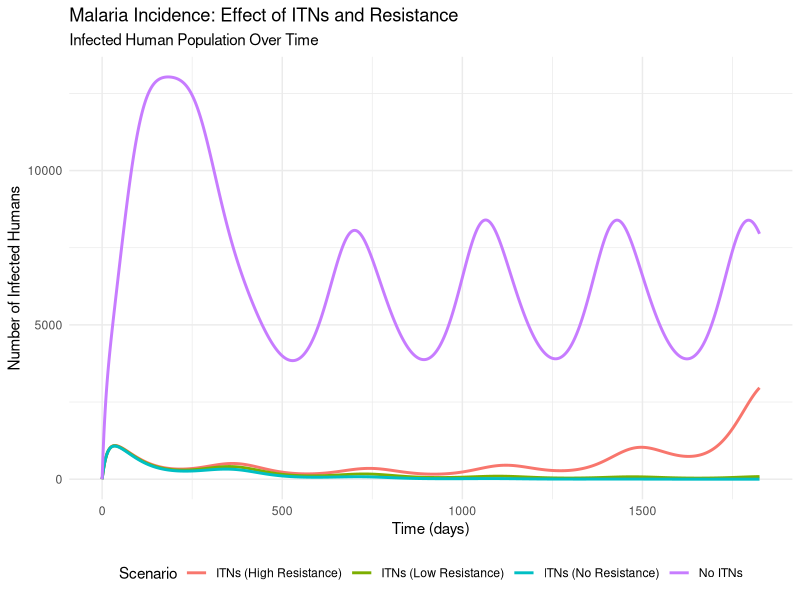
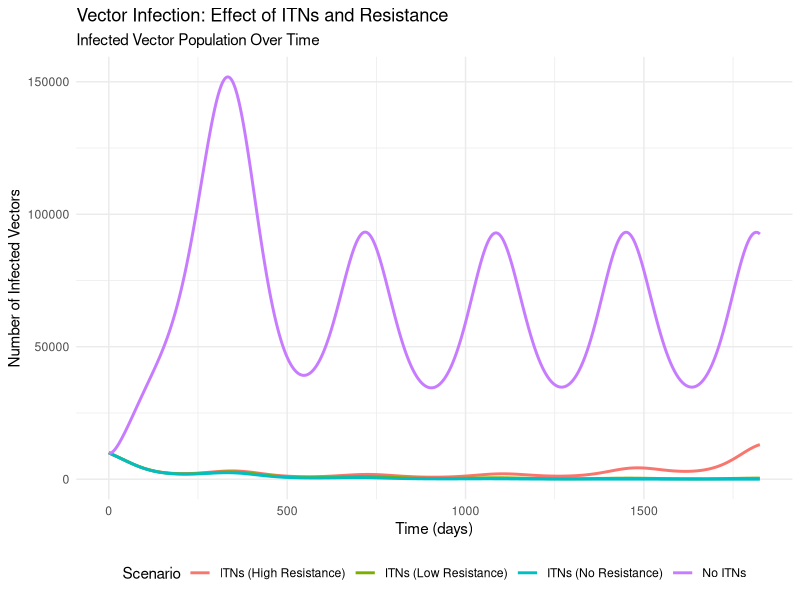
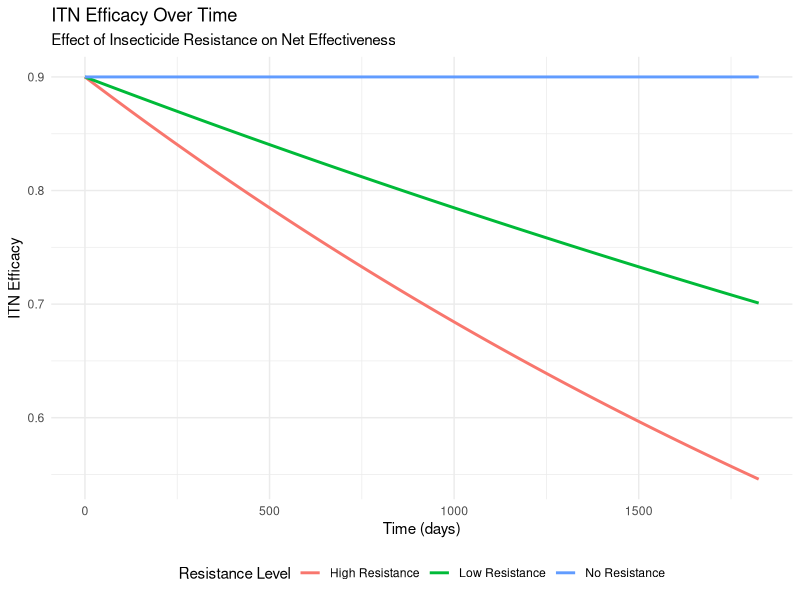

Write R code to recreate these figures, in order.
library(tidyverse)
library(deSolve)

# -------- FUNCTION -------------
# 1. Define the SIR model with ITN effects and resistance
sir_si_itn <- function(t, y, parms) {
  with(as.list(c(y, parms)), {
    Nh  <-  Sh + Ih + Rh
    Nv  <-  Sv + Iv 
    
    # ITN effectiveness decreases over time due to resistance
    current_efficacy <- itn_efficacy * exp(-resistance_rate * t/365)
    
    # Effective ITN coverage (coverage * current efficacy)
    effective_itn_coverage <- itn_coverage * current_efficacy
    
    # Transmission reduction factor due to ITNs
    transmission_reduction <- (1 - effective_itn_coverage)
    
    # Modified transmission rates with ITN effects
    beta_h_to_v <- beta * transmission_reduction
    beta_v_to_h <- beta * transmission_reduction
    
    dSh <-  -beta_v_to_h*Sh*(Nv/Nh)*(Iv/Nv)/4 + (alpha*Rh)
    dIh <-  beta_v_to_h*Sh*(Nv/Nh)*(Iv/Nv)/4 - (gammah*Ih)
    dRh <-  (gammah*Ih) - (alpha*Rh)
    dSv <-  r*Nv*(1-(Nv/K)) - beta_h_to_v*Sv*(Ih/Nh)/4 - (1+sin(t*2*pi/365))/5* d*Sv
    dIv <-  beta_h_to_v*Sv*(Ih/Nh)/4 - (1+sin(t*2*pi/365))/5*d*Iv
    
    return(list(c(dSh, dIh, dRh, dSv, dIv)))
  })
}

# -------------------------
# 2. Define the parameters
# -------------------------
# Daily resolution over 5 years (0-1825 days -> 1826 time points), matching
# the Python implementation's `np.arange(0, simulation_days + 1, 1)`.
# NOTE: an earlier version used `dt <- (1:365) * 5`, which only produced 365
# time points spaced 5 days apart (5, 10, ..., 1825) instead of a daily series.
dt <- 0:(365 * 5)
R0 <- 2
infectious_period <- 14
gammah <- 1/infectious_period
alpha <- 1/365
beta = betah = betav <- R0 * gammah
K <- 5e5; d <- 1/28; r <- 0.08

# ITN parameters
itn_coverage <- 0.8
itn_efficacy <- 0.9
resistance_rate <- 0.1

params <- c(
  beta = beta,
  gammah = gammah,
  K = K, d = d, r = r,
  alpha = alpha,
  itn_coverage = itn_coverage,
  itn_efficacy = itn_efficacy,
  resistance_rate = resistance_rate
)

# ---------------------------------
# 3. Define the initial conditions
# ---------------------------------
Nh = 200000; Nv = 2*Nh
I0h =  1
I0v = 10000
inits <- c(Sh = Nh - I0h, Ih = I0h, Rh = 0,
           Sv = Nv - I0v, Iv = I0v)

# -------------------------
# 4. Run simulations
# -------------------------
# Scenario 1: No ITNs
params_no_itn <- params
params_no_itn["itn_coverage"] <- 0

results_no_itn <- deSolve::lsoda(
  y = inits, times = dt, func = sir_si_itn,
  parms = params_no_itn, hmax = 0.1
) |> as.data.frame() |> mutate(scenario = "No ITNs")

# Scenario 2: ITNs with no resistance
params_no_resistance <- params
params_no_resistance["resistance_rate"] <- 0

results_no_resistance <- deSolve::lsoda(
  y = inits, times = dt, func = sir_si_itn,
  parms = params_no_resistance, hmax = 0.1
) |> as.data.frame() |> mutate(scenario = "ITNs (No Resistance)")

# Scenario 3: ITNs with low resistance
params_low_resistance <- params
params_low_resistance["resistance_rate"] <- 0.05

results_low_resistance <- deSolve::lsoda(
  y = inits, times = dt, func = sir_si_itn,
  parms = params_low_resistance, hmax = 0.1
) |> as.data.frame() |> mutate(scenario = "ITNs (Low Resistance)")

# Scenario 4: ITNs with high resistance
results_high_resistance <- deSolve::lsoda(
  y = inits, times = dt, func = sir_si_itn,
  parms = params, hmax = 0.1
) |> as.data.frame() |> mutate(scenario = "ITNs (High Resistance)")

# Combine all results
all_results <- bind_rows(
  results_no_itn,
  results_no_resistance,
  results_low_resistance,
  results_high_resistance
)

# -------------------------
# 5. Create plots
# -------------------------
human_infected_plot <- all_results %>%
  ggplot(aes(x = time, y = Ih, color = scenario)) +
  geom_line(linewidth = 1) +
  labs(
    title = "Malaria Incidence: Effect of ITNs and Resistance",
    subtitle = "Infected Human Population Over Time",
    x = "Time (days)", y = "Number of Infected Humans", color = "Scenario"
  ) + theme_minimal() + theme(legend.position = "bottom")

vector_infected_plot <- all_results %>%
  ggplot(aes(x = time, y = Iv, color = scenario)) +
  geom_line(linewidth = 1) +
  labs(
    title = "Vector Infection: Effect of ITNs and Resistance",
    subtitle = "Infected Vector Population Over Time",
    x = "Time (days)", y = "Number of Infected Vectors", color = "Scenario"
  ) + theme_minimal() + theme(legend.position = "bottom")

efficacy_data <- data.frame(
  time = dt,
  efficacy_no_resistance = params_no_resistance["itn_efficacy"] * exp(-params_no_resistance["resistance_rate"] * dt/365),
  efficacy_low_resistance = params_low_resistance["itn_efficacy"] * exp(-params_low_resistance["resistance_rate"] * dt/365),
  efficacy_high_resistance = params["itn_efficacy"] * exp(-params["resistance_rate"] * dt/365)
) %>%
  pivot_longer(cols = -time, names_to = "resistance_type", values_to = "efficacy") %>%
  mutate(resistance_type = case_when(
    resistance_type == "efficacy_no_resistance" ~ "No Resistance",
    resistance_type == "efficacy_low_resistance" ~ "Low Resistance",
    resistance_type == "efficacy_high_resistance" ~ "High Resistance"
  ))

efficacy_plot <- efficacy_data %>%
  ggplot(aes(x = time, y = efficacy, color = resistance_type)) +
  geom_line(linewidth = 1) +
  labs(
    title = "ITN Efficacy Over Time",
    subtitle = "Effect of Insecticide Resistance on Net Effectiveness",
    x = "Time (days)", y = "ITN Efficacy", color = "Resistance Level"
  ) + theme_minimal() + theme(legend.position = "bottom")

print(human_infected_plot)
print(vector_infected_plot)
print(efficacy_plot)

# -------------------------
# 6. Summary statistics
# -------------------------
summary_stats <- all_results %>%
  group_by(scenario) %>%
  summarise(
    max_infected_humans = max(Ih),
    mean_infected_humans = mean(Ih),
    total_infected_humans = sum(Ih),
    max_infected_vectors = max(Iv),
    mean_infected_vectors = mean(Iv),
    .groups = "drop"
  )

# Baseline comparison
baseline_total_infected <- summary_stats$total_infected_humans[summary_stats$scenario == "No ITNs"]
baseline_mean_infected <- summary_stats$mean_infected_humans[summary_stats$scenario == "No ITNs"]
summary_stats <- summary_stats %>%
  mutate(
    diff_total_infected_vs_no_itn = total_infected_humans - baseline_total_infected,
    diff_mean_infected_vs_no_itn = mean_infected_humans - baseline_mean_infected
  )

# ✅ Display all columns in full
cat("\nSummary Statistics (all columns):\n")
print(summary_stats, width = Inf)
glimpse(summary_stats)

if (requireNamespace("knitr", quietly = TRUE)) {
  cat("\nFormatted Table:\n")
  knitr::kable(summary_stats,
               caption = "Summary Statistics of ITN Scenarios",
               format = "pipe")
}

# -------------------------
# 7. Analysis and conclusions
# -------------------------
cat("\n", paste(rep("=", 60), collapse=""), "\n")
cat("ANALYSIS: ITN EFFECTIVENESS WITH RESISTANCE\n")
cat(paste(rep("=", 60), collapse=""), "\n")

# Peak values
no_itn_max <- summary_stats$max_infected_humans[summary_stats$scenario == "No ITNs"]
itn_no_resistance_max <- summary_stats$max_infected_humans[summary_stats$scenario == "ITNs (No Resistance)"]
itn_low_resistance_max <- summary_stats$max_infected_humans[summary_stats$scenario == "ITNs (Low Resistance)"]
itn_high_resistance_max <- summary_stats$max_infected_humans[summary_stats$scenario == "ITNs (High Resistance)"]

# Reduction %
reduction_no_resistance <- (no_itn_max - itn_no_resistance_max) / no_itn_max * 100
reduction_low_resistance <- (no_itn_max - itn_low_resistance_max) / no_itn_max * 100
reduction_high_resistance <- (no_itn_max - itn_high_resistance_max) / no_itn_max * 100

cat("1. ITN EFFECTIVENESS IN REDUCING MALARIA INCIDENCE:\n")
cat("   - No ITNs: Peak infected humans =", round(no_itn_max, 0), "\n")
cat("   - ITNs (No Resistance): Peak =", round(itn_no_resistance_max, 0),
    " (", round(reduction_no_resistance, 1), "% reduction)\n")
cat("   - ITNs (Low Resistance): Peak =", round(itn_low_resistance_max, 0),
    " (", round(reduction_low_resistance, 1), "% reduction)\n")
cat("   - ITNs (High Resistance): Peak =", round(itn_high_resistance_max, 0),
    " (", round(reduction_high_resistance, 1), "% reduction)\n\n")

cat("2. RESISTANCE IMPACT:\n")
cat("   - Resistance reduces ITN effectiveness by", round(reduction_no_resistance - reduction_high_resistance, 1), "percentage points\n")
cat("   - Even with high resistance, ITNs still provide", round(reduction_high_resistance, 1), "% reduction in peak infections\n\n")

cat("3. RECOMMENDATION:\n")
if (reduction_high_resistance > 20) {
  cat("   ✓ YES - ITNs should still be used even with resistance\n")
} else if (reduction_high_resistance > 10) {
  cat("   ⚠ MODERATE - ITNs provide some benefit but limited effectiveness\n")
} else {
  cat("   ✗ NO - ITNs may not be cost-effective with high resistance\n")
}

cat("\n4. ADDITIONAL CONSIDERATIONS:\n")
cat("   - ITN coverage:", round(itn_coverage * 100, 0), "%\n")
cat("   - Initial ITN efficacy:", round(itn_efficacy * 100, 0), "%\n")
cat("   - Resistance rate:", round(resistance_rate * 100, 1), "% per year\n")
cat("   - After 5 years, ITN efficacy drops to:", round(itn_efficacy * exp(-resistance_rate * 5) * 100, 1), "%\n")
